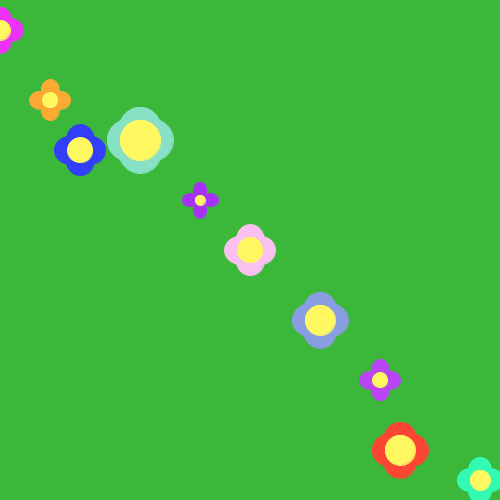
Frame 1 (no input)
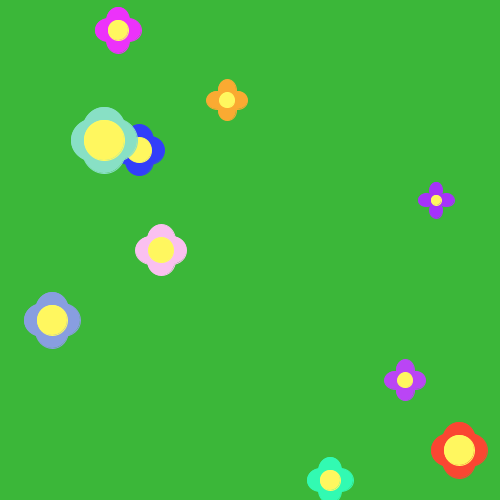
Frame 60 (the mouse pressed at the canvas centre just before this capture)
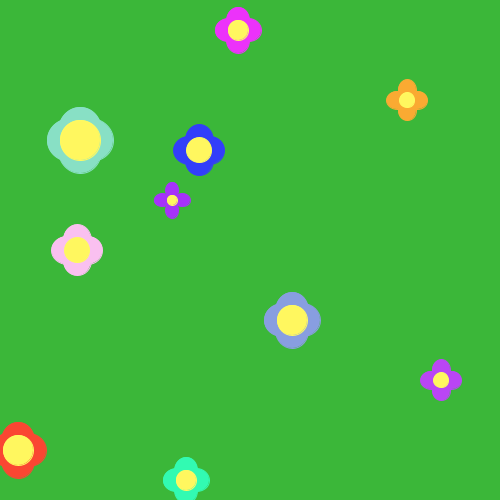
Frame 120 (the mouse held since frame 60 and released just before this capture)

The Processing sketch that drew these frames (run headless with seeded random() and noise(); from frame 60 on, the mouse is pressed at the canvas centre):

// Processing sketch: processing_42478
// ── processing_42478.pde

Flower flower1;
Flower flower2;
Flower flower3;
Flower flower4;
Flower flower5;
Flower flower6;
Flower flower7;
Flower flower8;
Flower flower9;
Flower flower10;

void setup() {
  size (500, 500);
  
  flower1= new Flower(0, 30, color(236, 50, 250), 10, 2);
  flower2 = new Flower (50, 100, color(250, 170, 50), 5,3);
  flower3 = new Flower (200, 200, color(166, 50, 250), 0, 4);
  flower4 = new Flower (80, 150, color(50, 62, 250), 15, 1);
  flower5 = new Flower(400, 450, color(250, 70, 50), 20, 1);
  flower6 = new Flower (480, 480, color(50, 250, 178), 10, 6);
  flower7 = new Flower (250, 250, color(250, 192, 240), 15, 7);
  flower8 = new Flower (320, 320, color(136, 158, 224), 20, 4);
  flower9 = new Flower (140, 140, color(136, 224, 197), 30, 8);
  flower10 = new Flower (380, 380, color(186, 69, 245), 5, 9);
  smooth();
}

void draw() {
background(59, 183, 57);
  flower1.display();
  flower1.move();
  flower2.display();
  flower2.move();
  flower3.display();
  flower3.move();
  flower4.display();
  flower4.move();
  flower5.display();
  flower5.move();
  flower6.display();
  flower6.move();
  flower7.display();
  flower7.move();
  flower8.display();
  flower8.move();
  flower9.display();
  flower9.move();
  flower10.display();
  flower10.move();
}

class Flower {
  int posX;
  int posY;
  color c;
  int big;
  int speed;


  Flower (int _posX, int _posY, color _c, int _big, int _speed) {
    posX = _posX;
    posY =  _posY;
    c= _c;
    big = _big;
    speed=_speed;
  }

  void display () {
    stroke(c);
    fill(c);
    ellipse(posX+10, posY, 16+big, 13+big);
    ellipse(posX-10, posY, 16+big, 13+big);
    ellipse(posX, posY+10, 13+big, 16+big);
    ellipse(posX, posY-10, 13+big, 16+big);
    stroke(255, 250, 95);
    fill(255, 247, 95);
    ellipse(posX, posY, 10+big, 10+big);
  }

  void move() {
    posX= posX+speed;
    if (posX> width ) {
      posX=0;
    }
  }
}
